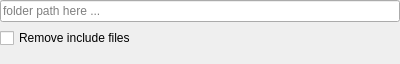
<?xml version="1.0" encoding="UTF-8"?>
<ui version="4.0">
 <class>RemoveDirectryWidget</class>
 <widget class="QWidget" name="RemoveDirectryWidget">
  <property name="geometry">
   <rect>
    <x>0</x>
    <y>0</y>
    <width>400</width>
    <height>64</height>
   </rect>
  </property>
  <property name="windowTitle">
   <string>Form</string>
  </property>
  <layout class="QVBoxLayout" name="verticalLayout">
   <property name="leftMargin">
    <number>0</number>
   </property>
   <property name="topMargin">
    <number>0</number>
   </property>
   <property name="rightMargin">
    <number>0</number>
   </property>
   <property name="bottomMargin">
    <number>0</number>
   </property>
   <item>
    <widget class="QLineEdit" name="rmpathLineEdit">
     <property name="placeholderText">
      <string>folder path here ...</string>
     </property>
    </widget>
   </item>
   <item>
    <widget class="QCheckBox" name="fileRemoveCheckBox">
     <property name="text">
      <string>Remove include files</string>
     </property>
    </widget>
   </item>
   <item>
    <spacer name="verticalSpacer">
     <property name="orientation">
      <enum>Qt::Vertical</enum>
     </property>
     <property name="sizeHint" stdset="0">
      <size>
       <width>20</width>
       <height>40</height>
      </size>
     </property>
    </spacer>
   </item>
  </layout>
 </widget>
 <resources/>
 <connections/>
</ui>
